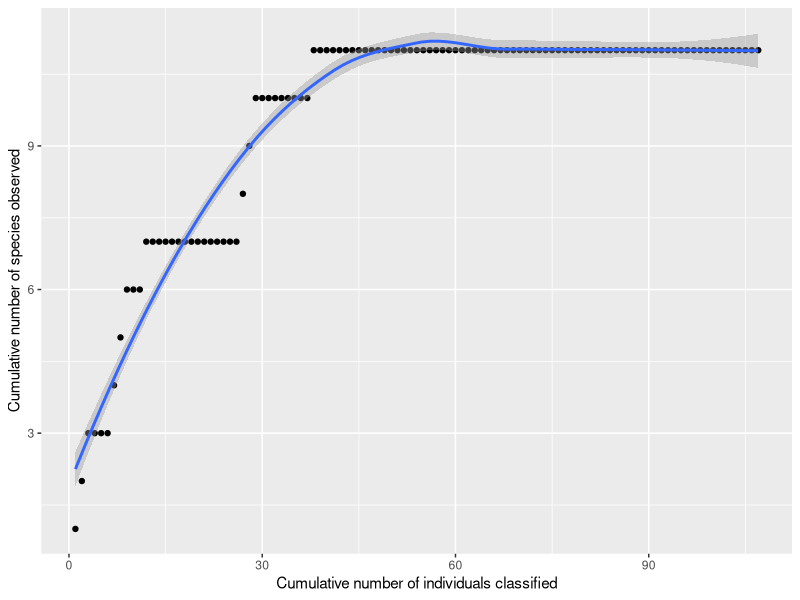

This figure's R source:
## ---- chunk 1
#To make tables
library(kableExtra)
library(knitr)
#To manipulate and plot data
library(tidyverse)
## ---- chunk 2
community_data = data.frame(
  number = c(1,2,3,4,5,6,7,8,9,10,11,12,13,14),
  name = c("Gummy Bear","Brick","Jube Jube","Kisses","M&M","Mike & Ike","Skittles","Sour Bear","Sour Bottle","Sour Fruit","Sour Octopus","Sour Swirl","Vine","Wine Gum"),
  characteristics = c("Clear/Green/Yellow/Orange/Light red/Dark red","Large/small, Yellow/Green/Blue/Red","Green, Orange, Red, Yellow, Purple","Silver","Blue/Brown/Yellow/Orange/Green/Red","Green/Light red/Dark red/Yellow/Orange","Green/Purple/Orange/Red/Yellow","Red/Yellow/Blue","2 colours per piece","Watermelon/Berry","Blue head, 2 tentacle colours per piece","Blue/Red","Red","Various wine flavours"),
  occurences = c(101,18,24,16,241,174,187,3,3,2,6,3,14,9)
)
## ---- chunk 3
community_data %>% 
  kable("html") %>%
  kable_styling(bootstrap_options = "striped", font_size = 10, full_width = F)
## ---- chunk 4
collectors_curve_data = data.frame(
  x = c(1,2,3,4,5,6,7,8,9,10,11,12,13,14,15,16,17,18,19,20,21,22,23,24,25,26,27,28,29,30,31,32,33,34,35,36,37,38,39,40,41,42,43,44,45,46,47,48,49,50,51,52,53,54,55,56,57,58,59,60,61,62,63,64,65,66,67,68,69,70,71,72,73,74,75,76,77,78,79,80,81,82,83,84,85,86,87,88,89,90,91,92,93,94,95,96,97,98,99,100,101,102,103,104,105,106,107),
  y = c(1,2,3,3,3,3,4,5,6,6,6,7,7,7,7,7,7,7,7,7,7,7,7,7,7,7,8,9,10,10,10,10,10,10,10,10,10,11,11,11,11,11,11,11,11,11,11,11,11,11,11,11,11,11,11,11,11,11,11,11,11,11,11,11,11,11,11,11,11,11,11,11,11,11,11,11,11,11,11,11,11,11,11,11,11,11,11,11,11,11,11,11,11,11,11,11,11,11,11,11,11,11,11,11,11,11,11)
)
## ---- chunk 5
ggplot(collectors_curve_data, aes(x=x, y=y)) +
  geom_point() +
  geom_smooth() +
  labs(x="Cumulative number of individuals classified", y="Cumulative number of species observed")
## ---- chunk 6
species1 = 2/(2+4+1)
species2 = 4/(2+4+1)
species3 = 1/(2+4+1)

1 / (species1^2 + species2^2 + species3^2)
## ---- chunk 7
simpson_D = 0
community_count = sum(community_data$occurences)
for (i in 1:length(community_data$number)) {
  simpson_D = simpson_D + (community_data$occurences[i] / community_count) ^ 2
}
1 / simpson_D
## ---- chunk 8
3 + 1^2/(2*2)
## ---- chunk 9
community_species_count = length(community_data$number)
observed_once = 0
observed_multiple_times = 0
for (i in 1:length(community_data$number)) {
  if (community_data$occurences[i] == 1) {
    observed_once = observed_once + 1
  } else {
    observed_multiple_times = observed_multiple_times + 1
  }
}
community_species_count + (observed_once ^ 2) / (2 * observed_multiple_times)
## ---- chunk 10
library(vegan)
## ---- chunk 11
community_data_diversity = 
  community_data %>% 
  select(name, occurences) %>% 
  spread(name, occurences)

community_data_diversity
## ---- chunk 12
diversity(community_data_diversity, index="invsimpson")
## ---- chunk 13
specpool(community_data_diversity)
